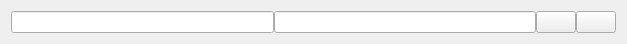
<?xml version="1.0" encoding="UTF-8"?>
<ui version="4.0">
 <class>Element</class>
 <widget class="QWidget" name="Element">
  <property name="geometry">
   <rect>
    <x>0</x>
    <y>0</y>
    <width>627</width>
    <height>42</height>
   </rect>
  </property>
  <property name="windowTitle">
   <string>Producto</string>
  </property>
  <layout class="QVBoxLayout" name="verticalLayout">
   <item>
    <widget class="QFrame" name="frBox">
     <property name="frameShape">
      <enum>QFrame::Shape::NoFrame</enum>
     </property>
     <property name="frameShadow">
      <enum>QFrame::Shadow::Raised</enum>
     </property>
     <layout class="QHBoxLayout" name="horizontalLayout">
      <property name="spacing">
       <number>0</number>
      </property>
      <property name="leftMargin">
       <number>0</number>
      </property>
      <property name="topMargin">
       <number>0</number>
      </property>
      <property name="rightMargin">
       <number>0</number>
      </property>
      <property name="bottomMargin">
       <number>0</number>
      </property>
      <item>
       <widget class="QLineEdit" name="leName">
        <property name="alignment">
         <set>Qt::AlignmentFlag::AlignCenter</set>
        </property>
       </widget>
      </item>
      <item>
       <widget class="QLineEdit" name="lePrice">
        <property name="alignment">
         <set>Qt::AlignmentFlag::AlignCenter</set>
        </property>
       </widget>
      </item>
      <item>
       <widget class="QPushButton" name="btnEdit">
        <property name="text">
         <string/>
        </property>
        <property name="icon">
         <iconset resource="../../resources.qrc">
          <normaloff>:/icons/views/assets/ic--outline-edit.svg</normaloff>:/icons/views/assets/ic--outline-edit.svg</iconset>
        </property>
       </widget>
      </item>
      <item>
       <widget class="QPushButton" name="btnDelete">
        <property name="text">
         <string/>
        </property>
        <property name="icon">
         <iconset resource="../../resources.qrc">
          <normaloff>:/icons/views/assets/ic--outline-delete.svg</normaloff>:/icons/views/assets/ic--outline-delete.svg</iconset>
        </property>
       </widget>
      </item>
     </layout>
    </widget>
   </item>
  </layout>
 </widget>
 <resources>
  <include location="../../resources.qrc"/>
 </resources>
 <connections/>
</ui>
